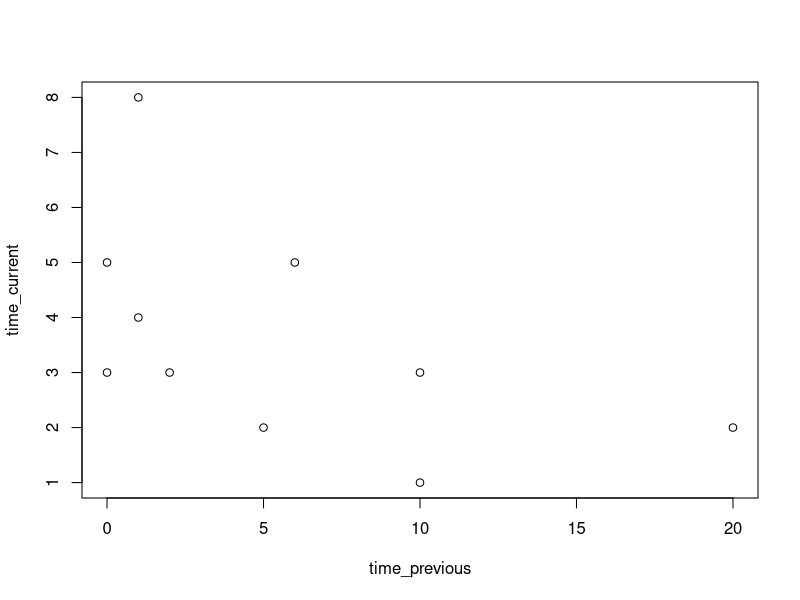
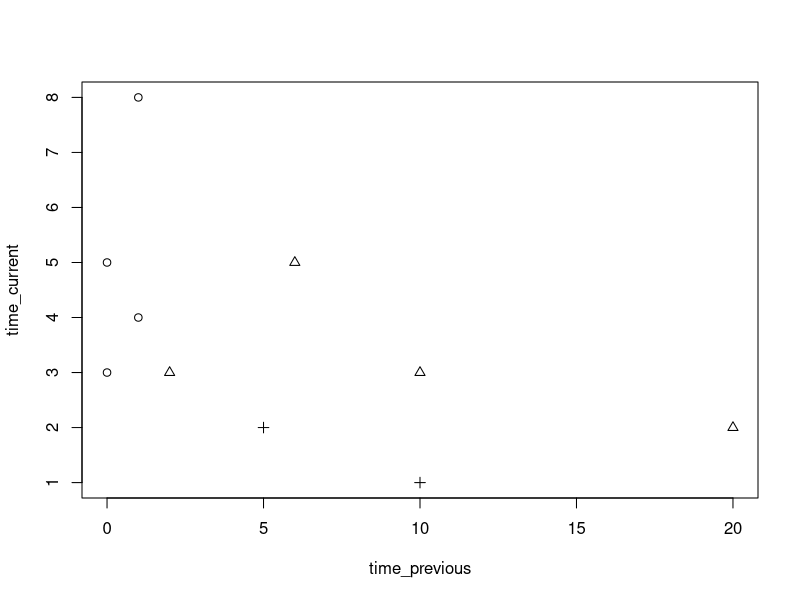

Here is the R script that generated these plots, in order:
## ---- chunk 1
knitr::opts_chunk$set(echo = TRUE)
## ---- chunk 2
work <- c( "Academia", "Academia", "Academia", "Industry", "Both",
           "Both", "Both", "Industry", "Both", "Academia", "Industry")
## ---- chunk 3
types_work <- factor( work )
types_work
class( types_work )
## ---- chunk 4
levels( types_work )
## ---- chunk 5
time_previous <- c( 0, 1, 0, 5, 6, 10, 2, 10, 20, 1 )
time_current <- c( 5, 8, 3, 2, 5, 3, 3, 1, 2, 4 )
## ---- chunk 6
# Plot without information about level
plot( time_previous, time_current )

# Plot with information about level
plot( time_previous, time_current, pch = as.integer( types_work ) )

